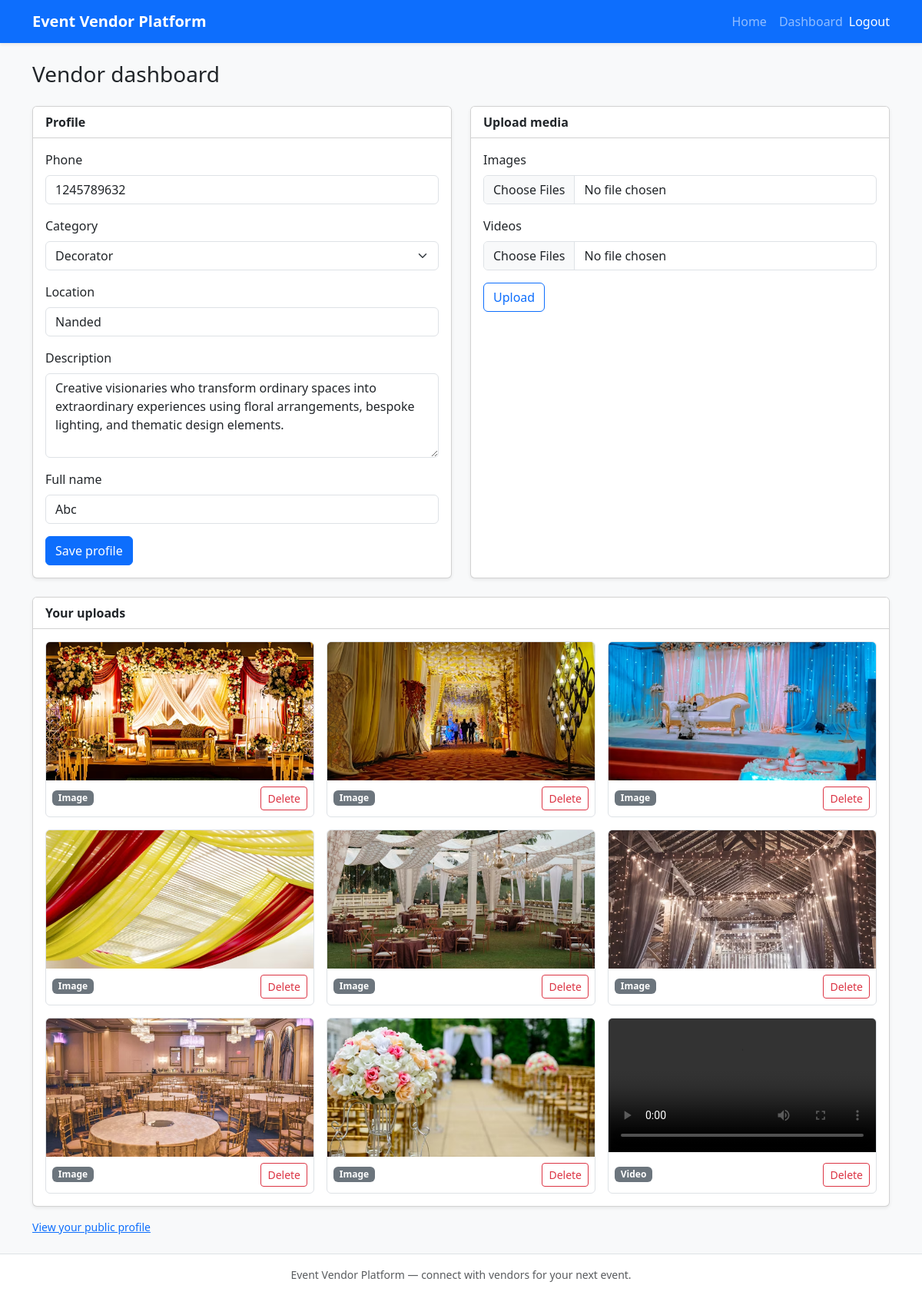
Page /vendor/dashboard/ (signed in) on the committed database.
### vendors/models.py (models this page shows, shortened)
class Media(models.Model):
    TYPE_IMAGE = "image"
    TYPE_VIDEO = "video"
    MEDIA_TYPE_CHOICES = [
        (TYPE_IMAGE, "Image"),
        (TYPE_VIDEO, "Video"),
    ]
    vendor = models.ForeignKey(
        VendorProfile,
        on_delete=models.CASCADE,
        related_name="media_files",
    )
    file = models.FileField(upload_to="vendor_media/%Y/%m/")
    media_type = models.CharField(max_length=10, choices=MEDIA_TYPE_CHOICES)
    class Meta:
        ordering = ["id"]
        verbose_name_plural = "Media"

### vendors/views.py (the view, shortened to what this page needs)
# urls.py: path("vendor/dashboard/", views.vendor_dashboard, name="vendor_dashboard"),
@login_required
@require_http_methods(["GET", "POST"])
def vendor_dashboard(request):
    if not request.user.is_vendor:
        messages.warning(request, "That area is for vendors.")
        return redirect("vendors:customer_dashboard")
    profile = get_object_or_404(VendorProfile, user=request.user)
    profile_form = VendorProfileForm(
        instance=profile,
        user=request.user,
        prefix="profile",
    )
    media_form = MediaUploadForm()
    media_list = profile.media_files.all()
    return render(
        request,
        "vendors/vendor_dashboard.html",
        {
            "profile": profile,
            "profile_form": profile_form,
            "media_form": media_form,
            "media_list": media_list,
        },
    )

### vendors/forms.py (shortened to what this page needs)
class VendorProfileForm(forms.ModelForm):
    full_name = forms.CharField(
        max_length=150,
        required=True,
        label="Full name",
        widget=forms.TextInput(attrs={"class": "form-control"}),
    )
    category = forms.ChoiceField(
        choices=CATEGORY_CHOICES[1:],
        widget=forms.Select(attrs={"class": "form-select"}),
    )
    class Meta:
        model = VendorProfile
        fields = ("phone", "category", "location", "description")
        widgets = {
            "phone": forms.TextInput(
                attrs={"class": "form-control", "placeholder": "Phone for customers to call"}
            ),
            "location": forms.TextInput(attrs={"class": "form-control"}),
            "description": forms.Textarea(
                attrs={"class": "form-control", "rows": 4, "placeholder": "Describe your services"}
            ),
        }
    def __init__(self, *args, **kwargs):
        self.user = kwargs.pop("user", None)
        super().__init__(*args, **kwargs)
        if self.user:
            self.fields["full_name"].initial = self.user.get_full_name()

class MediaUploadForm(forms.Form):
    images = forms.Field(
        required=False,
        widget=MultipleFileInput(
            attrs={
                "class": "form-control",
                "multiple": True,
                "accept": "image/*",
            }
        ),
    )
    videos = forms.Field(
        required=False,
        widget=MultipleFileInput(
            attrs={
                "class": "form-control",
                "multiple": True,
                "accept": "video/*",
            }
        ),
    )

### accounts/models.py (called while the page is built)
    @property
    def is_vendor(self):
        return self.role == self.ROLE_VENDOR

    @property
    def is_customer(self):
        return self.role == self.ROLE_CUSTOMER

### vendors/models.py (called while the page is built)
    def get_absolute_url(self):
        return reverse("vendors:vendor_profile", kwargs={"pk": self.pk})

### templates/vendors/vendor_dashboard.html (shortened to what this page needs)
{% extends "base.html" %}
{% load static %}
{% block content %}
<h1 class="h3 mb-4">Vendor dashboard</h1>
<div class="row g-4">
  <div class="col-lg-6">
    <div class="card shadow-sm h-100">
      <div class="card-header bg-white fw-semibold">Profile</div>
      <div class="card-body">
        <form method="post" novalidate>
          {% for field in profile_form %}
            <div class="mb-3">
              <label class="form-label" for="{{ field.id_for_label }}">{{ field.label }}</label>
              {{ field }}
            </div>
          {% endfor %}
          <button type="submit" class="btn btn-primary">Save profile</button>
        </form>
      </div>
    </div>
  </div>
  <div class="col-lg-6">
    <div class="card shadow-sm h-100">
      <div class="card-header bg-white fw-semibold">Upload media</div>
      <div class="card-body">
        <form method="post" enctype="multipart/form-data" novalidate>
          <div class="mb-3">
            <label class="form-label" for="id_images">Images</label>
            {{ media_form.images }}
          </div>
          <div class="mb-3">
            <label class="form-label" for="id_videos">Videos</label>
            {{ media_form.videos }}
          </div>
          <button type="submit" class="btn btn-outline-primary">Upload</button>
        </form>
      </div>
    </div>
  </div>
</div>
<div class="card shadow-sm mt-4">
  <div class="card-header bg-white fw-semibold">Your uploads</div>
  <div class="card-body">
    {% if media_list %}
      <div class="row g-3">
        {% for m in media_list %}
          <div class="col-md-4 col-sm-6">
            <div class="border rounded overflow-hidden bg-white h-100">
              {% if m.media_type == 'image' %}
                <a href="{{ m.file.url }}" target="_blank" rel="noopener">
                  <img src="{{ m.file.url }}" class="w-100 object-fit-cover" style="max-height: 180px;" alt="Vendor image">
                </a>
              {% else %}
                <video class="w-100" controls preload="metadata" style="max-height: 220px;">
                  <source src="{{ m.file.url }}">
                </video>
              {% endif %}
              <div class="p-2 d-flex justify-content-between align-items-center">
                <span class="badge text-bg-secondary">{{ m.get_media_type_display }}</span>
                <form method="post" action="{% url 'vendors:delete_media' m.pk %}" class="m-0"
                      onsubmit="return confirm('Delete this file?');">
                  <button type="submit" class="btn btn-sm btn-outline-danger">Delete</button>
                </form>
              </div>
            </div>
          </div>
        {% endfor %}
      </div>
    {% else %}
      <p class="text-muted mb-0">No media yet. Upload images or videos using the form above.</p>
    {% endif %}
  </div>
</div>
<p class="mt-3 small text-muted mb-0">
  <a href="{{ profile.get_absolute_url }}">View your public profile</a>
</p>
{% endblock %}

### rows in the picture
Media: file (picture), media_type "Image"
Media: file (picture), media_type "Image"
Media: file (picture), media_type "Image"
Media: file (picture), media_type "Image"
Media: file (picture), media_type "Image"
Media: file (picture), media_type "Image"
Media: file (picture), media_type "Image"
Media: file (picture), media_type "Image"
Media: media_type "Video"

### other values in the picture
{{ field.label }} "Phone" "Category" "Location" "Description" "Full name"
